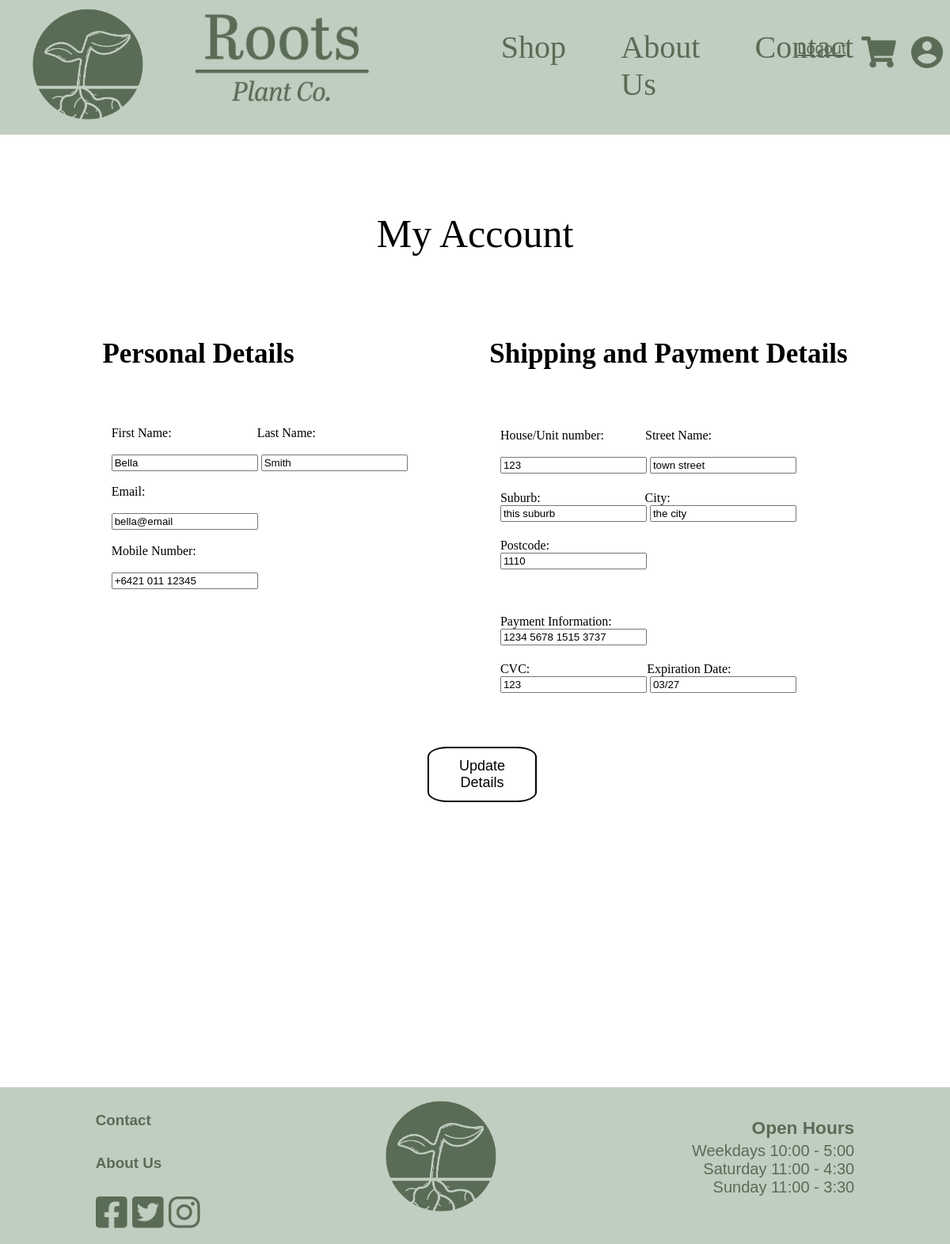
Page /editAccountDetails (signed in) on the earlier database version.
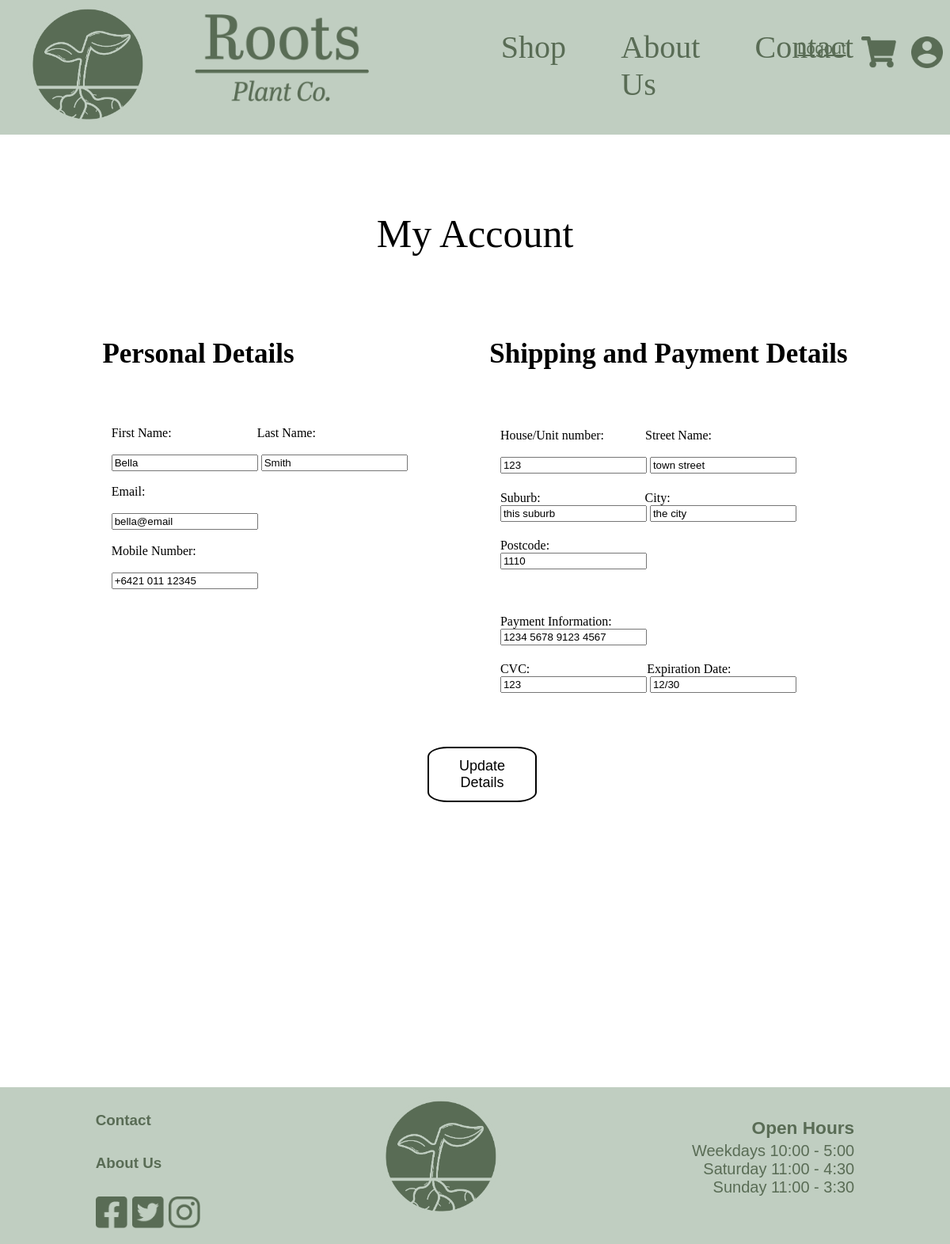
Same page on the later database version.
### Website/models.py (models this page shows)
class AccountDetails(db.Model):
    __tablename__ = 'AccountDetails'
    userId = db.Column(db.Integer, db.ForeignKey('user.id'), primary_key=True)
    firstName = db.Column(db.String(150))
    lastName = db.Column(db.String(150), nullable=True)
    email = db.Column(db.String(150), nullable=True)
    mobileNo = db.Column(db.String(15), nullable=True)
    addressHouseNo = db.Column(db.String, nullable=True)
    addressStreetName = db.Column(db.String, nullable=True)
    addressSuburb = db.Column(db.String, nullable=True)
    addressCity = db.Column(db.String, nullable=True)
    addressPostCode = db.Column(db.String, nullable=True)
    paymentCardNo = db.Column(db.String(4), nullable=True)
    paymentCardCvc = db.Column(db.Integer, nullable=True)
    paymentCardExp = db.Column(db.String, nullable=True)
    user = db.relationship('User', backref=db.backref('AccountDetails', uselist=False))

### Website/views.py (the view)
@views.route('/editAccountDetails', methods=['GET', 'POST'])
def editAccountDetails():
    if request.method == 'POST':
        user_id = current_user.id
        account_details = AccountDetails.query.filter_by(userId=user_id).first()
        firstName = request.form['firstName']
        lastName = request.form['lastName']
        email = request.form['email']
        mobileNo = request.form['mobileNo']
        addressHouseNo = request.form['addressHouseNo']
        addressStreetName = request.form['addressStreetName']
        addressSuburb = request.form['addressSuburb']
        addressCity = request.form['addressCity']
        addressPostCode = request.form['addressPostCode']
        paymentCardNo = request.form['paymentCardNo']
        paymentCardCvc = request.form['paymentCardCvc']
        paymentCardExp = request.form['paymentCardExp']
        is_valid_address, addresserrormsg = validate_address(addressHouseNo, addressStreetName, addressSuburb, addressCity, addressPostCode)
        is_valid_payment, paymenterrormsg = validate_payment(paymentCardNo, paymentCardCvc, paymentCardExp)
        if not firstName:
            flash("First name is required.", category="error")
        elif not email:
            flash("Email is required.", category="error")
        else:
            if len(firstName) < 2:
                flash("First name must be at least 2 characters.", category="error")
                return redirect(url_for('views.editAccountDetails'))
            elif len(lastName) < 2:
                flash("Last name must be at least 2 characters.", category="error")
                return redirect(url_for('views.editAccountDetails'))
            elif mobileNo and not re.match(r'^\+?[0-9\s]{9,17}$', mobileNo):
                flash('Invalid input. Mobile number should be 9-17 characters. Only digits, spaces and an optional "+" for area code may be included.', category='error')
                return redirect(url_for('views.editAccountDetails'))
            elif not is_valid_address:
                flash(addresserrormsg, category='error')
                return redirect(url_for('views.editAccountDetails'))
            elif not is_valid_payment:
                flash(paymenterrormsg, category='error')
                return redirect(url_for('views.editAccountDetails'))
            else:
                account_details.firstName = firstName
                account_details.lastName = lastName
                account_details.email = email
                account_details.mobileNo = mobileNo
                account_details.addressHouseNo = addressHouseNo
                account_details.addressStreetName = addressStreetName
                account_details.addressSuburb = addressSuburb
                account_details.addressCity = addressCity
                account_details.addressPostCode = addressPostCode
                account_details.paymentCardNo = paymentCardNo
                account_details.paymentCardCvc = paymentCardCvc
                account_details.paymentCardExp = paymentCardExp
                db.session.commit()
                flash('Account details updated successfully', category='success')
                return redirect(url_for('views.accountDetails'))
    else:
        return render_template("editAccountDetails.html", user=current_user)

### Website/templates/editAccountDetails.html (shortened to what this page needs)
{% extends "navBase.html" %}
{% block content %}
<head>
    <link rel="stylesheet" href="{{ url_for('static', filename='css/accountDetails.css') }}">
</head>
<body>
    <form method="POST" action="{{ url_for('views.editAccountDetails') }}"> <br><br><br><br><br><br><br><br><br><br><br><br>
        <h3  align="center" class="myAccountHeading">My Account</h3><br>
        <div class="detailsFlex">
            <div class="personalDetailsFlex">
                <h3 align="left" class="detailsHeading">Personal Details</h3><br>
                <div class="detailsFlexItem">
                    <div class="detailsFlexLabel"><label for="firstName">First Name:</label><label for="lastName">Last Name:</label></div><br>
                    <div class="nameInput">
                        <input type="text" id="firstName" name="firstName" value="{{ user.AccountDetails.firstName }}" required/>&nbsp
                        <input type="text" id="lastName" name="lastName" value="{{ user.AccountDetails.lastName }}"/><br>
                    </div>
                </div>
                <div class="detailsFlexItem">
                    <div class="detailsFlexLabel"><label for="email">Email:</label></div><br>
                    <input type="email" id="email" name="email" value="{{ user.AccountDetails.email }}" required/><br>
                </div>
                <div class="detailsFlexItem">
                    <div class="detailsFlexLabel"> <label for="mobileNo">Mobile Number:</label></div><br>
                    <input type="text" id="mobileNo" name="mobileNo" value="{{ user.AccountDetails.mobileNo }}"/><br>
                </div>
            </div>
            <div class="shippingPaymentFlex">
                <h3 class="detailsHeading">Shipping and Payment Details</h3><br>
                <div class="detailsFlexItem">
                    <div class="detailsFlexLabel"><label for="addressHouseNo">House/Unit number:</label>&nbsp&nbsp&nbsp&nbsp&nbsp&nbsp&nbsp&nbsp&nbsp&nbsp&nbsp&nbsp&nbsp<label for="addressStreetName">Street Name:</label></div><br>
                    <input type="text" id="addressHouseNo" name="addressHouseNo" value="{{ user.AccountDetails.addressHouseNo }}"/>
                    <input type="text" id="addressStreetName" name="addressStreetName" value="{{ user.AccountDetails.addressStreetName }}"/>
                </div>
                <div class="detailsFlexItem">
                    <div class="detailsFlexLabel"><label for="addressSuburb">Suburb:</label><label for="addressCity">City:</label></div>
                    <input type="text" id="addressSuburb" name="addressSuburb" value="{{ user.AccountDetails.addressSuburb }}">
                    <input type="text" id="addressCity" name="addressCity" value="{{ user.AccountDetails.addressCity }}"><br>
                </div>
                <div class="detailsFlexItem">
                    <div class="detailsFlexLabel"><label for="addressPostCode">Postcode:</label></div>
                    <input type="text" id="addressPostCode" name="addressPostCode" value="{{ user.AccountDetails.addressPostCode }}"><br><br><br>
                </div>
                <div class="detailsFlexItem">
                    <div class="detailsFlexLabel"><label for="paymentCardNo">Payment Information:</label></div>
                    <input type="text" id="paymentCardNo" name="paymentCardNo" value="{{ user.AccountDetails.paymentCardNo }}"><br>
                </div>
                    <div class="detailsFlexItem">
                        <div class="detailsFlexLabel"><label for="paymentCardCvc">CVC:</label><label for="paymentCardExp">Expiration Date:</label></div>
                    <input type="text" id="paymentCardCvc" name="paymentCardCvc" value="{{ user.AccountDetails.paymentCardCvc }}">
                    <input type="text" id="paymentCardExp" name="paymentCardExp" value="{{ user.AccountDetails.paymentCardExp }}"><br><br><br>
                </div>
            </div>
        </div>
        <br>
        <button type="submit" align="center" class="editButton">Update Details</button>
    </form>
</body>
{% endblock %}

Differences in the rows shown:
changed AccountDetails "Bella": paymentCardNo "1234 5678 1515 3737" → "1234 5678 9123 4567"; paymentCardExp "03/27" → "12/30"
